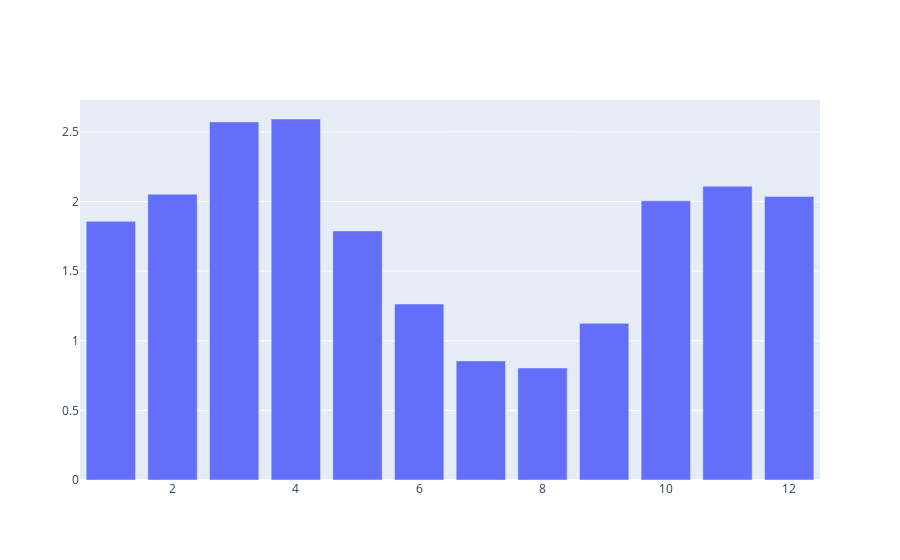

The code cell stored with this chart in its notebook:
### Code cell
fig = go.Figure()
fig.add_trace(go.Bar(x=std_df.index,y=std_df['Temp']))

### Figure 1 — Plotly figure (JSON) as saved in the notebook; plotly's stock layout.template omitted (floating-point values rounded to 4 significant figures)
{"data": [{"type": "bar", "x": [1, 2, 3, 4, 5, 6, 7, 8, 9, 10, 11, 12], "y": [1.857, 2.052, 2.572, 2.592, 1.789, 1.263, 0.8551, 0.8045, 1.125, 2.005, 2.11, 2.036]}], "layout": {}}
